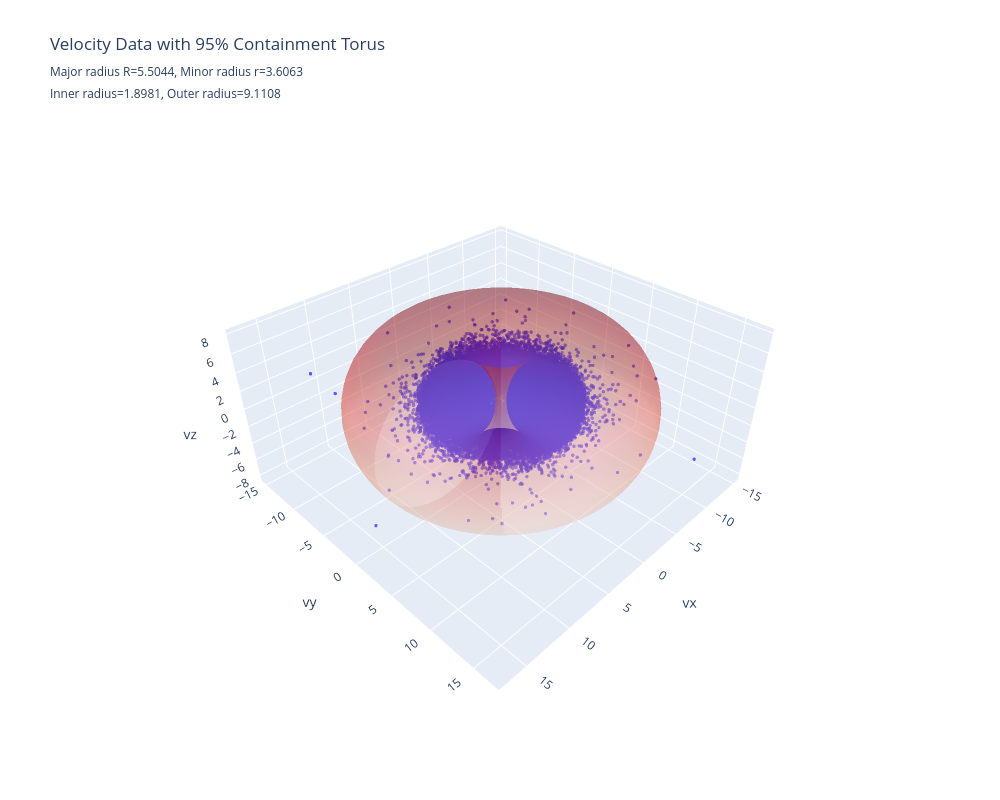

The cell this chart's notebook holds for it:
### Code cell
# Create 3D visualization of velocity data with torus
fig = go.Figure()

# Add velocity points

fig.add_trace(go.Scatter3d(
    x=vx,
    y=vy,
    z=vz,
    mode='markers',
    marker=dict(
        size=2,
        color='blue',
        opacity=0.6
    ),
    name='Velocity Vectors (vx, vy, vz)',
    text=[f'vx={vx[i]:.4f}, vy={vy[i]:.4f}, vz={vz[i]:.4f}' for i in range(len(vx))],
    hovertemplate='%{text}<extra></extra>'
))

# Create torus surface for visualization
def create_torus_surface(R, r, n_theta=50, n_phi=50):
    """Create torus surface points for visualization"""
    theta = np.linspace(0, 2*np.pi, n_theta)
    phi = np.linspace(0, 2*np.pi, n_phi)
    theta, phi = np.meshgrid(theta, phi)
    
    x = (R + r * np.cos(phi)) * np.cos(theta)
    y = (R + r * np.cos(phi)) * np.sin(theta)
    z = r * np.sin(phi)
    
    return x, y, z

# Create torus surface
torus_x, torus_y, torus_z = create_torus_surface(R_final*1.4, r_final*2)

# Add torus surface

fig.add_trace(go.Surface(
    x=torus_x,
    y=torus_y,
    z=torus_z,
    opacity=0.3,
    colorscale='Reds',
    name='Torus Surface',
    showscale=False
))


# Update layout
fig.update_layout(
    title=f'Velocity Data with 95% Containment Torus<br>' +
          f'<sub>Major radius R={R_final:.4f}, Minor radius r={r_final:.4f}<br>' +
          f'Inner radius={inner_radius_final:.4f}, Outer radius={outer_radius_final:.4f}</sub>',
    scene=dict(
        xaxis_title='vx',
        yaxis_title='vy',
        zaxis_title='vz',
        camera=dict(
            eye=dict(x=1.5, y=1.5, z=1.5)
        )
    ),
    width=1000,
    height=800
)

fig.show()

print(f"\n=== FINAL RESULT ===")
print(f"Torus parameters that contain 95% of velocity data:")
print(f"  Major radius R: {R_final:.4f}")
print(f"  Minor radius r: {r_final:.4f}")
print(f"  Inner radius: {inner_radius_final:.4f}")
print(f"  Outer radius: {outer_radius_final:.4f}")
print(f"  Actual containment: {containment_percentage:.2f}%")

### Figure 1 — Plotly figure (JSON) as saved in the notebook; plotly's stock layout.template omitted (floating-point values rounded to 4 significant figures; data arrays with more than 128 entries replaced by an {"elided": "..."} marker saying what was removed)
{"data": [{"hovertemplate": "%{text}<extra></extra>", "marker": {"color": "blue", "opacity": 0.6, "size": 2}, "mode": "markers", "name": "Velocity Vectors (vx, vy, vz)", "text": {"elided": "34324 str values"}, "type": "scatter3d", "x": {"elided": "34324 float values"}, "y": {"elided": "34324 float values"}, "z": {"elided": "34324 float values"}}, {"colorscale": [[0, "rgb(255,245,240)"], [0.125, "rgb(254,224,210)"], [0.25, "rgb(252,187,161)"], [0.375, "rgb(252,146,114)"], [0.5, "rgb(251,106,74)"], [0.625, "rgb(239,59,44)"], [0.75, "rgb(203,24,29)"], [0.875, "rgb(165,15,21)"], [1, "rgb(103,0,13)"]], "name": "Torus Surface", "opacity": 0.3, "showscale": false, "type": "surface", "x": {"elided": "50x50 float values"}, "y": {"elided": "50x50 float values"}, "z": {"elided": "50x50 float values"}}], "layout": {"height": 800, "scene": {"camera": {"eye": {"x": 1.5, "y": 1.5, "z": 1.5}}, "xaxis": {"title": {"text": "vx"}}, "yaxis": {"title": {"text": "vy"}}, "zaxis": {"title": {"text": "vz"}}}, "title": {"text": "Velocity Data with 95% Containment Torus<br><sub>Major radius R=5.5044, Minor radius r=3.6063<br>Inner radius=1.8981, Outer radius=9.1108</sub>"}, "width": 1000}}
